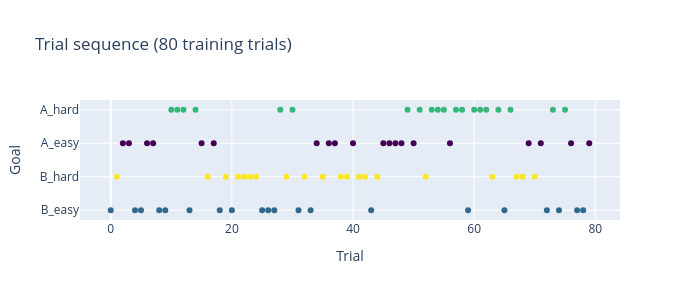

Notebook code cell kept with this figure:
### Code cell
# Visualize goal sequence
goal_to_int = {g: i for i, g in enumerate(Env.TRAINING_GOALS)}
seq_int = [goal_to_int[g] for g in seq]

fig = go.Figure(go.Scatter(
    x=list(range(len(seq))),
    y=seq,
    mode='markers',
    marker=dict(
        color=seq_int,
        colorscale='Viridis',
        size=6,
    ),
))
fig.update_layout(
    title='Trial sequence (80 training trials)',
    xaxis_title='Trial',
    yaxis_title='Goal',
    width=700, height=300,
)
fig.show()

### Figure 1 — Plotly figure (JSON) as saved in the notebook; plotly's stock layout.template omitted (floating-point values rounded to 4 significant figures)
{"data": [{"marker": {"color": [1, 3, 0, 0, 1, 1, 0, 0, 1, 1, 2, 2, 2, 1, 2, 0, 3, 0, 1, 3, 1, 3, 3, 3, 3, 1, 1, 1, 2, 3, 2, 1, 3, 1, 0, 3, 0, 0, 3, 3, 0, 3, 3, 1, 3, 0, 0, 0, 0, 2, 0, 2, 3, 2, 2, 2, 0, 2, 2, 1, 2, 2, 2, 3, 2, 1, 2, 3, 3, 0, 3, 0, 1, 2, 1, 2, 0, 1, 1, 0], "colorscale": [[0, "#440154"], [0.1111, "#482878"], [0.2222, "#3e4989"], [0.3333, "#31688e"], [0.4444, "#26828e"], [0.5556, "#1f9e89"], [0.6667, "#35b779"], [0.7778, "#6ece58"], [0.8889, "#b5de2b"], [1, "#fde725"]], "size": 6}, "mode": "markers", "type": "scatter", "x": [0, 1, 2, 3, 4, 5, 6, 7, 8, 9, 10, 11, 12, 13, 14, 15, 16, 17, 18, 19, 20, 21, 22, 23, 24, 25, 26, 27, 28, 29, 30, 31, 32, 33, 34, 35, 36, 37, 38, 39, 40, 41, 42, 43, 44, 45, 46, 47, 48, 49, 50, 51, 52, 53, 54, 55, 56, 57, 58, 59, 60, 61, 62, 63, 64, 65, 66, 67, 68, 69, 70, 71, 72, 73, 74, 75, 76, 77, 78, 79], "y": ["B_easy", "B_hard", "A_easy", "A_easy", "B_easy", "B_easy", "A_easy", "A_easy", "B_easy", "B_easy", "A_hard", "A_hard", "A_hard", "B_easy", "A_hard", "A_easy", "B_hard", "A_easy", "B_easy", "B_hard", "B_easy", "B_hard", "B_hard", "B_hard", "B_hard", "B_easy", "B_easy", "B_easy", "A_hard", "B_hard", "A_hard", "B_easy", "B_hard", "B_easy", "A_easy", "B_hard", "A_easy", "A_easy", "B_hard", "B_hard", "A_easy", "B_hard", "B_hard", "B_easy", "B_hard", "A_easy", "A_easy", "A_easy", "A_easy", "A_hard", "A_easy", "A_hard", "B_hard", "A_hard", "A_hard", "A_hard", "A_easy", "A_hard", "A_hard", "B_easy", "A_hard", "A_hard", "A_hard", "B_hard", "A_hard", "B_easy", "A_hard", "B_hard", "B_hard", "A_easy", "B_hard", "A_easy", "B_easy", "A_hard", "B_easy", "A_hard", "A_easy", "B_easy", "B_easy", "A_easy"]}], "layout": {"height": 300, "title": {"text": "Trial sequence (80 training trials)"}, "width": 700, "xaxis": {"title": {"text": "Trial"}}, "yaxis": {"title": {"text": "Goal"}}}}
